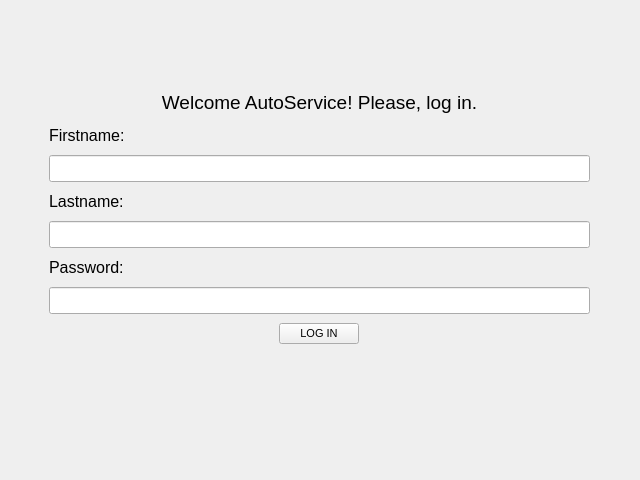
<?xml version="1.0" encoding="UTF-8"?>
<ui version="4.0">
 <class>MainWindow</class>
 <widget class="QMainWindow" name="MainWindow">
  <property name="geometry">
   <rect>
    <x>0</x>
    <y>0</y>
    <width>640</width>
    <height>480</height>
   </rect>
  </property>
  <property name="windowTitle">
   <string>MainWindow</string>
  </property>
  <widget class="QWidget" name="centralwidget">
   <widget class="QWidget" name="verticalLayoutWidget">
    <property name="geometry">
     <rect>
      <x>49</x>
      <y>89</y>
      <width>541</width>
      <height>291</height>
     </rect>
    </property>
    <layout class="QVBoxLayout" name="verticalLayout">
     <item>
      <widget class="QLabel" name="label">
       <property name="font">
        <font>
         <family>Tahoma</family>
         <pointsize>14</pointsize>
        </font>
       </property>
       <property name="text">
        <string>Welcome AutoService! Please, log in.</string>
       </property>
       <property name="alignment">
        <set>Qt::AlignCenter</set>
       </property>
      </widget>
     </item>
     <item>
      <widget class="QLabel" name="label_2">
       <property name="font">
        <font>
         <family>Tahoma</family>
         <pointsize>12</pointsize>
        </font>
       </property>
       <property name="text">
        <string>Firstname:</string>
       </property>
      </widget>
     </item>
     <item>
      <widget class="QLineEdit" name="firstname_line">
       <property name="font">
        <font>
         <pointsize>12</pointsize>
        </font>
       </property>
      </widget>
     </item>
     <item>
      <widget class="QLabel" name="label_3">
       <property name="font">
        <font>
         <family>Tahoma</family>
         <pointsize>12</pointsize>
        </font>
       </property>
       <property name="text">
        <string>Lastname:</string>
       </property>
      </widget>
     </item>
     <item>
      <widget class="QLineEdit" name="lastname_line">
       <property name="font">
        <font>
         <pointsize>12</pointsize>
        </font>
       </property>
      </widget>
     </item>
     <item>
      <widget class="QLabel" name="label_4">
       <property name="font">
        <font>
         <family>Tahoma</family>
         <pointsize>12</pointsize>
        </font>
       </property>
       <property name="text">
        <string>Password:</string>
       </property>
      </widget>
     </item>
     <item>
      <widget class="QLineEdit" name="password_edit">
       <property name="font">
        <font>
         <pointsize>12</pointsize>
        </font>
       </property>
      </widget>
     </item>
     <item alignment="Qt::AlignHCenter|Qt::AlignVCenter">
      <widget class="QPushButton" name="login_btn">
       <property name="font">
        <font>
         <pointsize>8</pointsize>
        </font>
       </property>
       <property name="text">
        <string>LOG IN</string>
       </property>
      </widget>
     </item>
     <item>
      <widget class="QLabel" name="err_label">
       <property name="font">
        <font>
         <family>Tahoma</family>
         <pointsize>12</pointsize>
        </font>
       </property>
       <property name="styleSheet">
        <string notr="true">color:red</string>
       </property>
       <property name="text">
        <string/>
       </property>
       <property name="alignment">
        <set>Qt::AlignCenter</set>
       </property>
      </widget>
     </item>
    </layout>
   </widget>
  </widget>
 </widget>
 <resources/>
 <connections/>
</ui>
